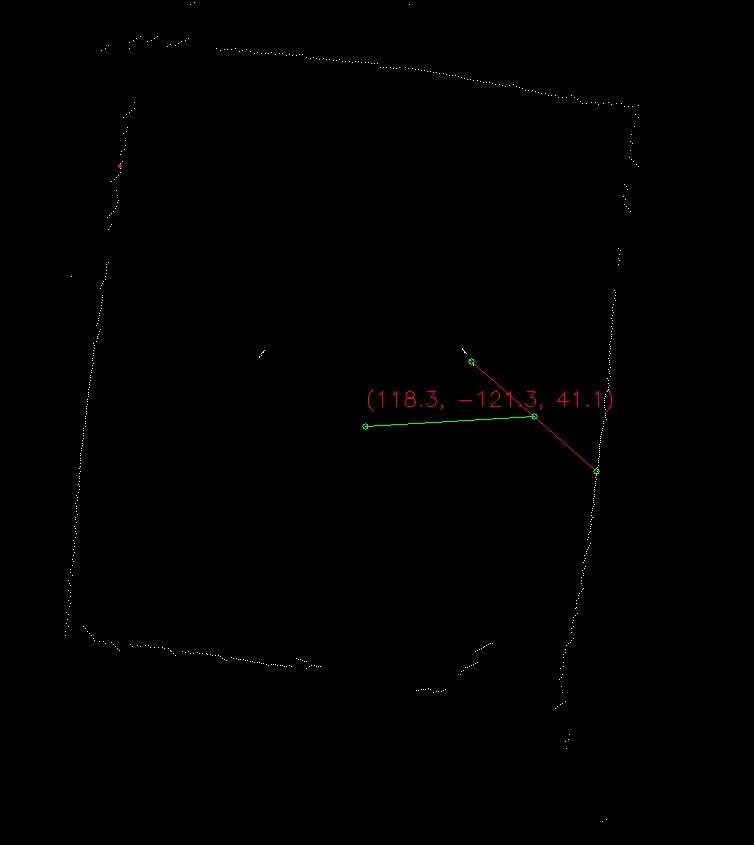
#> input picture mypython/FlightControll/RadarDrivers_reconstruct/radar_map.jpg, 754 x 845 px
$ python -i test.py   (imports and definitions only)
#> lines starting #> are read from the running program, lines starting #| are printed output that depends on the picture; after the words box and inside, x2 and y2 are one past the last pixel; in counts of white or black regions, pixels touching at a corner belong together
#> further down, picture is the input picture: shape (845, 754, 3); mean B, G, R 0.4, 0.5, 0.6
import cv2
import numpy as np
from collections import defaultdict
import time


class radar_cv:
    res_cache = []

    def __init__(self) -> None:
        pass

    def extract_white(self, image):
        # image = cv2.imread(image_path)
        gray = cv2.cvtColor(image, cv2.COLOR_BGR2GRAY)
        _, binary = cv2.threshold(gray, 200, 255, cv2.THRESH_BINARY)
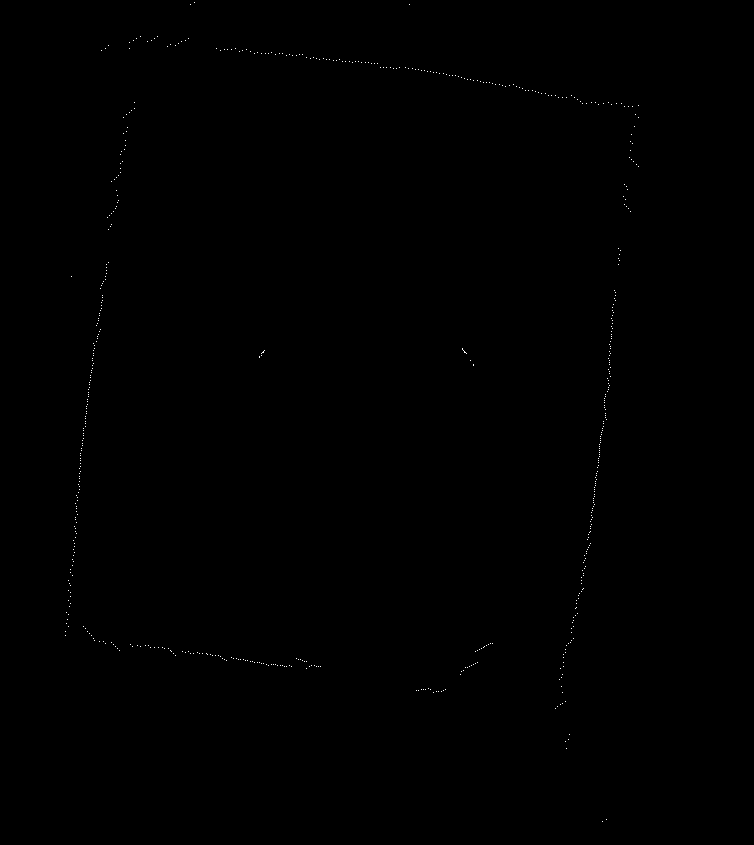
#> binary: shape (845, 754); 0.1% white in thin lines or dots, all inside (x1, y1, x2, y2) = (65, 2, 639, 822)
        mask = np.zeros_like(image)
        # 将二值图像中的白色部分复制到掩膜图像中
        mask[binary == 255] = image[binary == 255]
        return mask

    def dilate_erode(self, image):
        # 膨胀
        kernel_dilate = np.ones((7, 7), np.uint8)
        # 腐蚀
        kernel_erode = np.ones((3, 3), np.uint8)
        dilated_image = cv2.dilate(image, kernel_dilate, iterations=2)
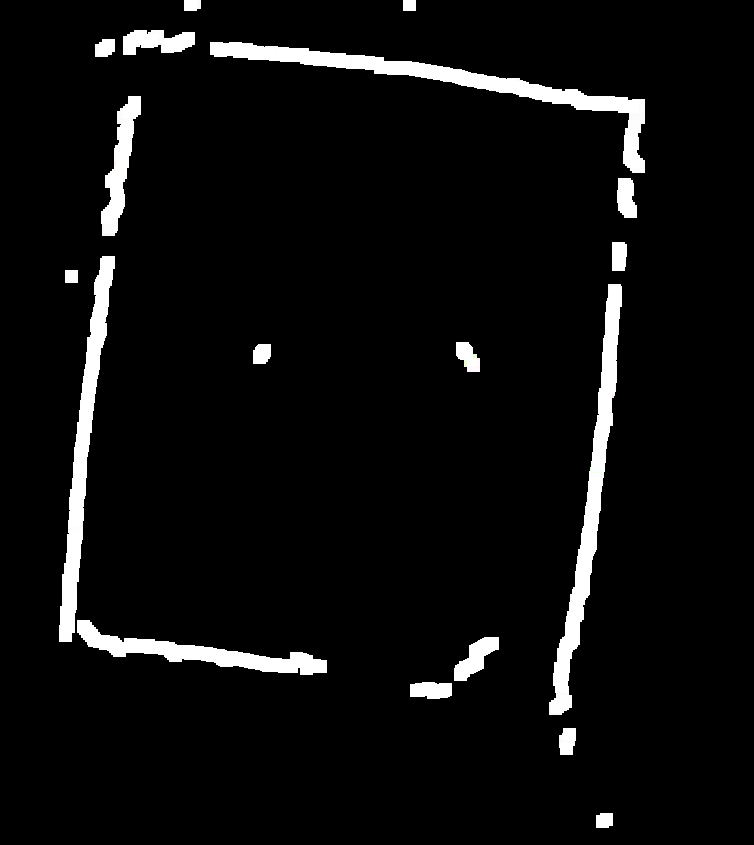
#> dilated_image: shape (845, 754, 3); mean B, G, R 13, 13, 13
        eroded_image = cv2.erode(dilated_image, kernel_erode, iterations=1)
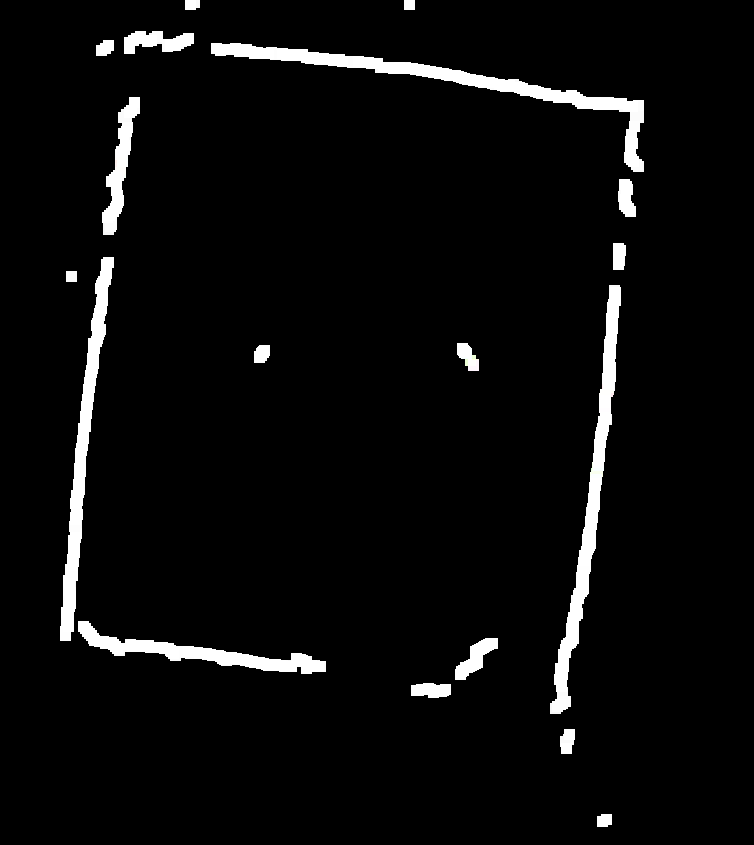
#> eroded_image: shape (845, 754, 3); mean B, G, R 10.8, 10.8, 10.8
        return eroded_image

    def dilate_erode_res(self, image):
        kernel_dilate = np.ones((3, 3), np.uint8)
        kernel_erode = np.ones((30, 30), np.uint8)
        dilated_image = cv2.dilate(image, kernel_dilate, iterations=2)
        eroded_image = cv2.erode(dilated_image, kernel_erode, iterations=1)
        return eroded_image

    def dilate_erode_circle(self, image):
        kernel_dilate = np.ones((3, 3), np.uint8)
        kernel_erode = np.ones((2, 2), np.uint8)
        dilated_image = cv2.dilate(image, kernel_dilate, iterations=2)
        eroded_image = cv2.erode(dilated_image, kernel_erode, iterations=1)
        return eroded_image

    def remove_lines(self, image):
        # 将图像转换为灰度图像
        gray = cv2.cvtColor(image, cv2.COLOR_BGR2GRAY)
        # 使用Canny边缘检测算法进行边缘检测
        edges = cv2.Canny(gray, 50, 150, apertureSize=3)
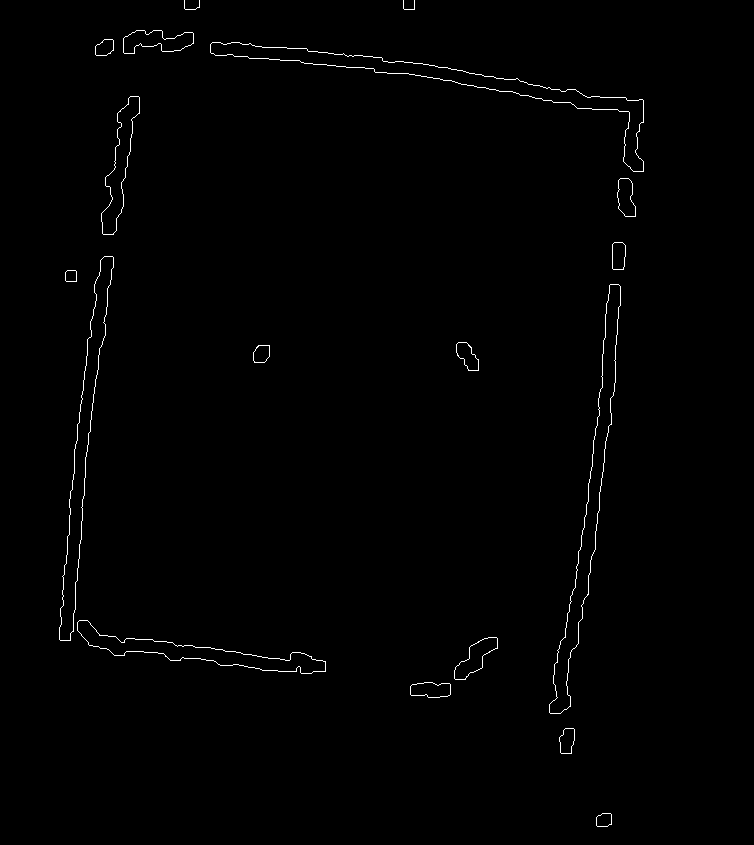
#> edges: shape (845, 754); 0.71% white in thin lines or dots, all inside (x1, y1, x2, y2) = (59, 0, 644, 827)
        # 运行Hough直线变换检测直线
        lines = cv2.HoughLines(edges, 1, np.pi/180, threshold=30)
#> lines = 282 rows, first 8: [648, 0.105], [636, 0.105], [148, 0.14], [127, 0.0873], [123, 0.105], [129, 0.122], [30, 1.68], [136, 0.14]
        mask = np.zeros_like(image)
        # 在掩膜图像上绘制检测到的直线
        try:
            for line in lines:
                rho, theta = line[0]
                a = np.cos(theta)
                b = np.sin(theta)
                x0 = a * rho
                y0 = b * rho
                x1 = int(x0 + 1000 * (-b))
                y1 = int(y0 + 1000 * (a))
                x2 = int(x0 - 1000 * (-b))
                y2 = int(y0 - 1000 * (a))
                cv2.line(mask, (x1, y1), (x2, y2), (255, 255, 255), 100)
#> this loop made 282 passes
#> (rho, theta, a, b, x0, y0, x1, y1) on passes 1 to 3: (648, 0.105, 0.995, 0.105, 644.5, 67.73, 539, 1062), (636, 0.105, 0.995, 0.105, 632.5, 66.48, 527, 1061), (148, 0.14, 0.99, 0.139, 146.6, 20.6, 7, 1010)
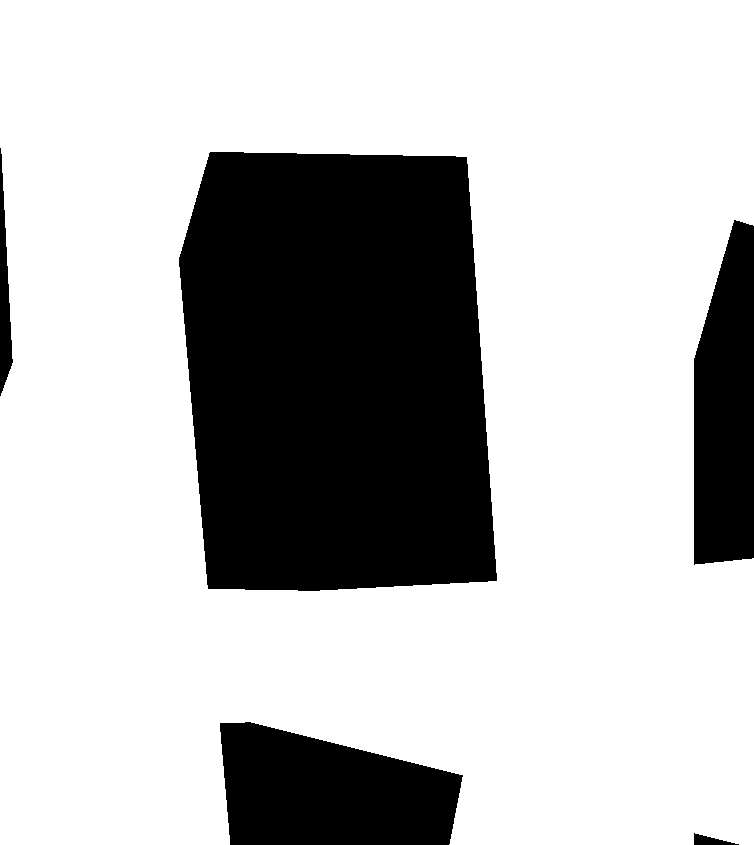
#> mask: shape (845, 754, 3); 73.7% white; 5 black regions, box (x1, y1, x2, y2) and area: (179, 152, 497, 591) 125030, (220, 722, 463, 845) 23044, (694, 220, 754, 565) 17608, (0, 148, 13, 396) 1710, (694, 833, 739, 845) 276
            # 将直线从原始图像中去除
            result = cv2.subtract(image, mask)
        except:
            result = image
        return result

    def blacken_edges(self, image):
        height, width = image.shape[:2]
#> height = 845; width = 754
        edge_length = min(height, width) // 8
#> edge_length = 94
        result = np.copy(image)
        # 将边缘边长1/8的部分全部变成黑色
        result[:edge_length, :] = (0, 0, 0)
        result[-edge_length:, :] = (0, 0, 0)
        result[:, :edge_length] = (0, 0, 0)
        result[:, -edge_length:] = (0, 0, 0)
        return result

    def draw_res(self, image, size):
#> called with size = 20
        height, width = image.shape[:2]
#> height = 845; width = 754
        region_width = width // size
#> region_width = 37
        region_height = height // size
#> region_height = 42
        result = np.zeros_like(image)
        # 遍历每个区域
        for i in range(size):
            for j in range(size):
                # 计算当前区域的横坐标范围和纵坐标范围
                x_start = i * region_width
                x_end = (i + 1) * region_width
                y_start = j * region_height
                y_end = (j + 1) * region_height
                # 在当前区域内查找白点
                white_points = np.where(
                    image[y_start:y_end, x_start:x_end] == 255)
                # 如果有白点，则计算白点的平均坐标
                if len(white_points[0]) > 0:
                    x_avg = int(np.mean(white_points[1]) + x_start)
                    y_avg = int(np.mean(white_points[0]) + y_start)
                    cv2.circle(result, (x_avg, y_avg), 3, (255, 255, 255), -1)
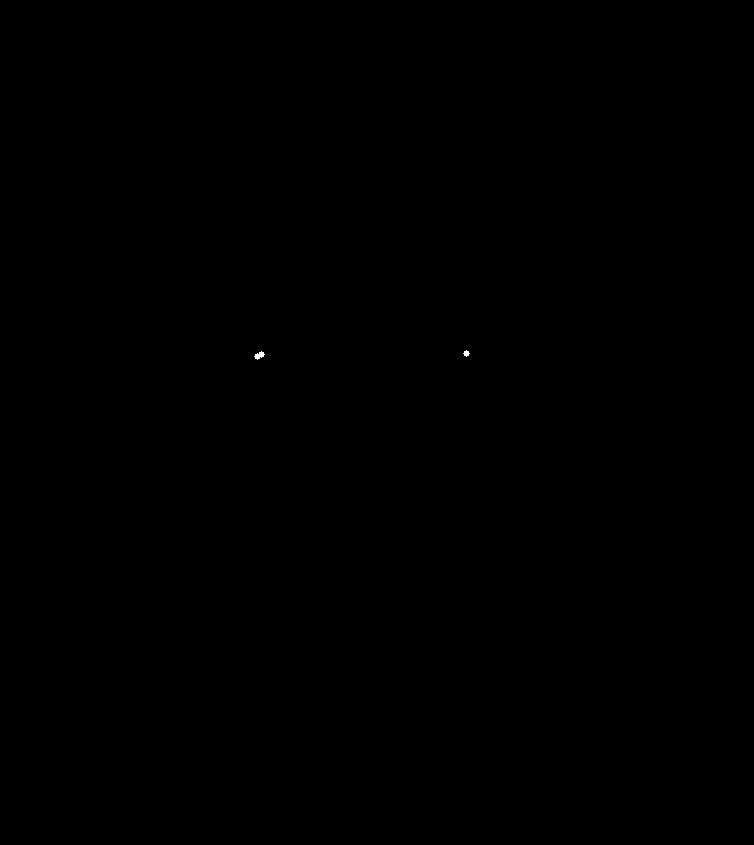
#> result: shape (845, 754, 3); 0.01% white; 2 white regions, box (x1, y1, x2, y2) and area: (254, 351, 265, 360) 53, (463, 350, 470, 357) 29
#> in dilate_erode_circle, `dilated_image = cv2.dilate(image, kernel_dilate, iterations=2)`: dilated_image: shape (845, 754, 3); 0.04% white; 2 white regions, box (x1, y1, x2, y2) and area: (252, 349, 267, 362) 151, (461, 348, 472, 359) 101
#> in dilate_erode_circle, `eroded_image = cv2.erode(dilated_image, kernel_erode, iterations=1)`: eroded_image: shape (845, 754, 3); 0.03% white; 2 white regions, box (x1, y1, x2, y2) and area: (253, 350, 267, 362) 124, (462, 349, 472, 359) 80
        return result

    def detect_circles(self, image):
        gray = cv2.cvtColor(image, cv2.COLOR_BGR2GRAY)
        # 对灰度图进行模糊处理，以减少噪声对霍夫圆检测的影响
        blurred = cv2.GaussianBlur(gray, (5, 5), 0)
        # 进行霍夫圆检测
        circles = cv2.HoughCircles(blurred, cv2.HOUGH_GRADIENT, dp=1,
                                   minDist=50, param1=50, param2=10, minRadius=1, maxRadius=10)
#> circles = [[466.5, 353.5, 4.6], [257.5, 356.5, 4.4]]
        # 如果没有检测到圆，则返回空列表
        if circles is None:
            return []
        # 将检测到的圆的坐标转换为整数
        circles = np.round(circles[0, :]).astype("int")
#> circles = [[466, 354, 5], [258, 356, 4]]
        # 在图像上标出检测到的圆
        for (x, y, r) in circles:
            cv2.circle(image, (x, y), r, (0, 255, 0), 4)
            cv2.rectangle(image, (x - r - 10, y - r - 10),
                          (x + r + 10, y + r + 10), (0, 128, 255), 2)
            # 在图像上显示文本
            text = str([x, y])
            org = (x - r - 10, y - r - 30)  # 文本的起始坐标
            fontFace = cv2.FONT_HERSHEY_SIMPLEX
            fontScale = 0.4
            color = (0, 255, 0)  # 文本颜色为绿色
            thickness = 1
            # 在图像上绘制文本
            cv2.putText(image, text, org, fontFace,
                        fontScale, color, thickness)
#> this loop made 2 passes
#> (x, y, r, org, fontFace, fontScale, color, thickness) on passes 1 to 2: (466, 354, 5, (451, 319), 0, 0.4, (0, 255, 0), 1), (258, 356, 4, (244, 322), 0, 0.4, (0, 255, 0), 1)
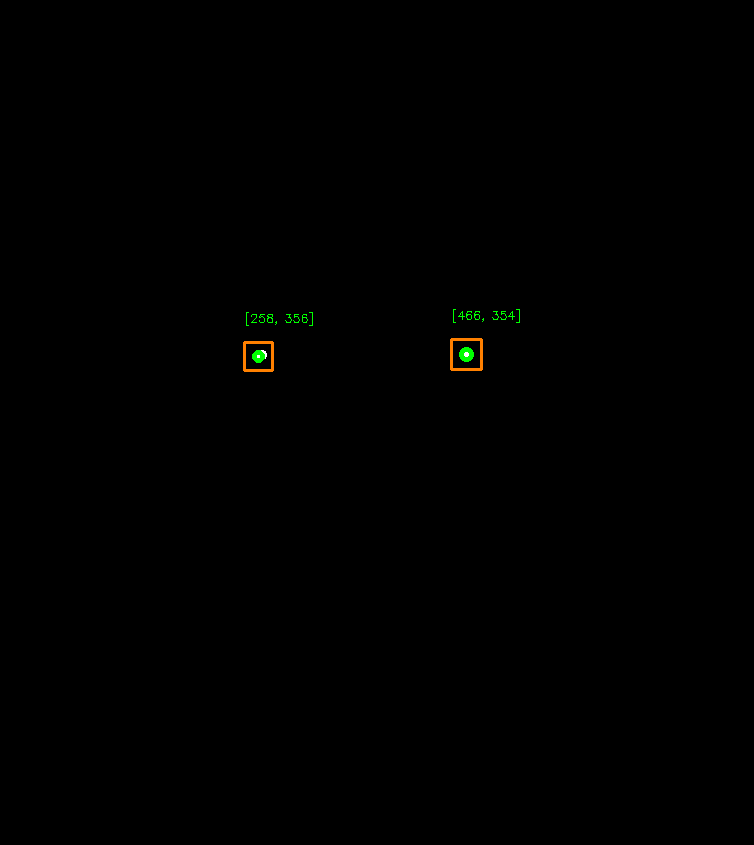
#> image: shape (845, 754, 3); mean B, G, R 0, 0.4, 0.3
        return [circles, image]

    def show_test_res(self, image):
        # image_path = "radar_map.jpg"
        # res_cir = None
        res = self.extract_white(image)
        # res_0 = res
        res = self.dilate_erode(res)
        res = self.remove_lines(res)
        res = self.blacken_edges(res)
        res = self.dilate_erode(res)
        res = self.dilate_erode(res)
        res = self.dilate_erode_res(res)
        # res_1 = res
        res = self.draw_res(res, 20)
        res = self.dilate_erode_circle(res)
        try:
            res_tmp = self.detect_circles(res)[0]
#> res_tmp = [[466, 354, 5], [258, 356, 4]]
            try:
                res_cir_edit = []
                for i in range(len(res_tmp)):
                    res_cir_x = int(res_tmp[i][0])
                    res_cir_y = int(res_tmp[i][1])
                    res_cir = [res_cir_x, res_cir_y]
                    res_cir_edit.append(res_cir)
#> this loop made 2 passes
#> (res_cir_x, res_cir_y) on passes 1 to 2: (466, 354), (258, 356)
#> after the loop, res_cir_edit = [[466, 354], [258, 356]]
                    # [5 lines of commented-out code are left out]
            except:
                res_cir_edit = []
                pass
            self.res_cache.append(res_cir_edit)
        except:
             res_cir_edit = []
        return res_cir_edit

    # [42 lines left out: function filt, not called in this run]

# [11 lines of commented-out code are left out]

>>> import cv2
>>> picture = cv2.imread('radar_map.jpg')
>>> result = radar_cv().show_test_res(picture)
#> result = [[466, 354], [258, 356]]
